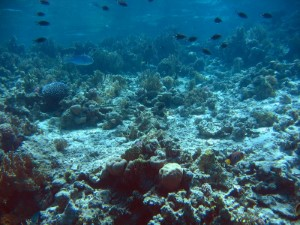
%> input picture gui/Coral.jpg, 300 x 225 px
$ octave --eval "result = canny(imread('Coral.jpg'));"   (GNU Octave 9; MATLAB toolbox functions it lacks are replaced by stand-ins)
%> lines starting %> are read from the running program, lines starting %| are printed output that depends on the picture; in (x1, y1, x2, y2) boxes, pixels count from 0 and x2, y2 are one past the last pixel; in counts of white or black regions, pixels touching at a corner belong together; the program's own positions count from 1

function [m]= canny(image)
m=rgb2gray(image);
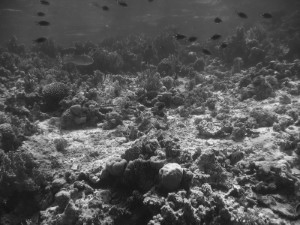
%> m: size 225x300 uint8; min 12, max 239, mean 83.8
m=im2double(m);
%> m: size 225x300 double
m=edge(m,'canny');
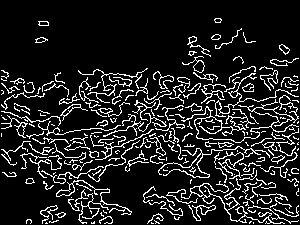
%> m: size 225x300 logical; 13.1% white in thin lines or dots

$ run again, on gui/Sunset.jpg
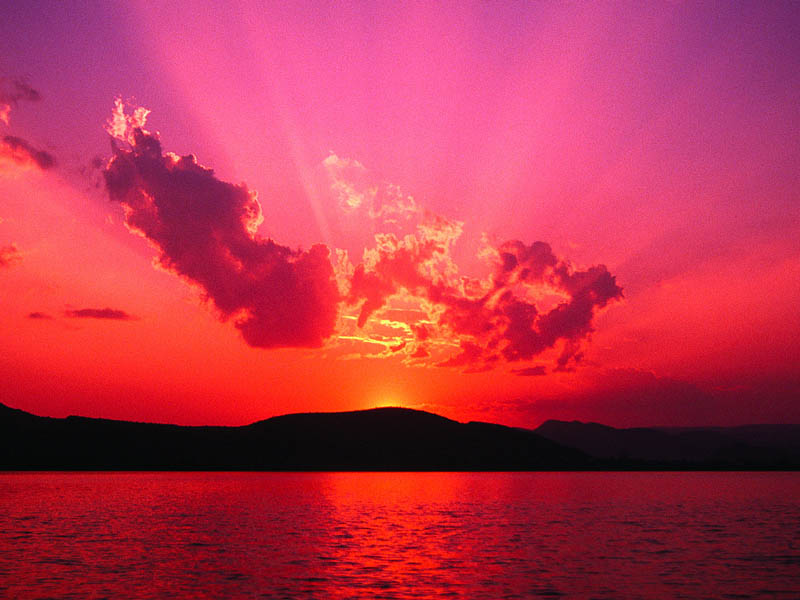
%> input picture gui/Sunset.jpg, 800 x 600 px
%> in canny, `m=rgb2gray(image);`:
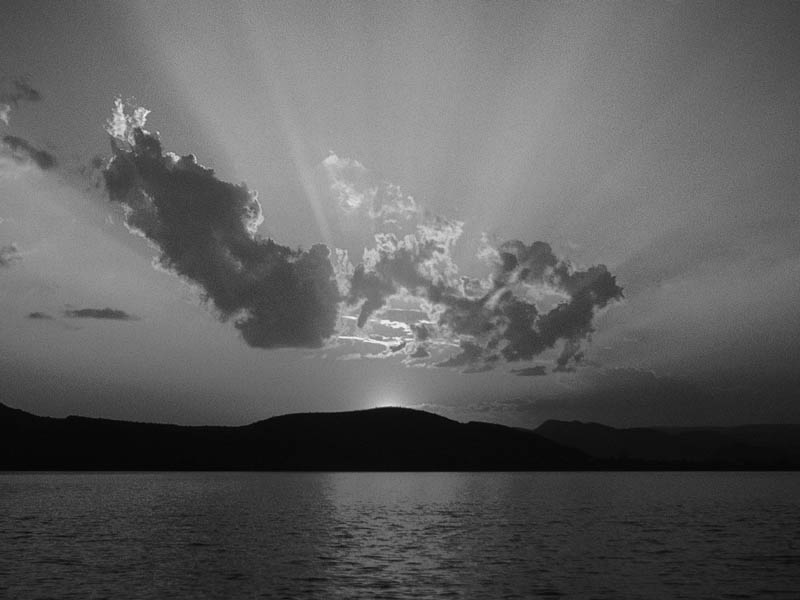
%> m: size 600x800 uint8; min 3, max 249, mean 94.3
%> in canny, `m=edge(m,'canny');`:
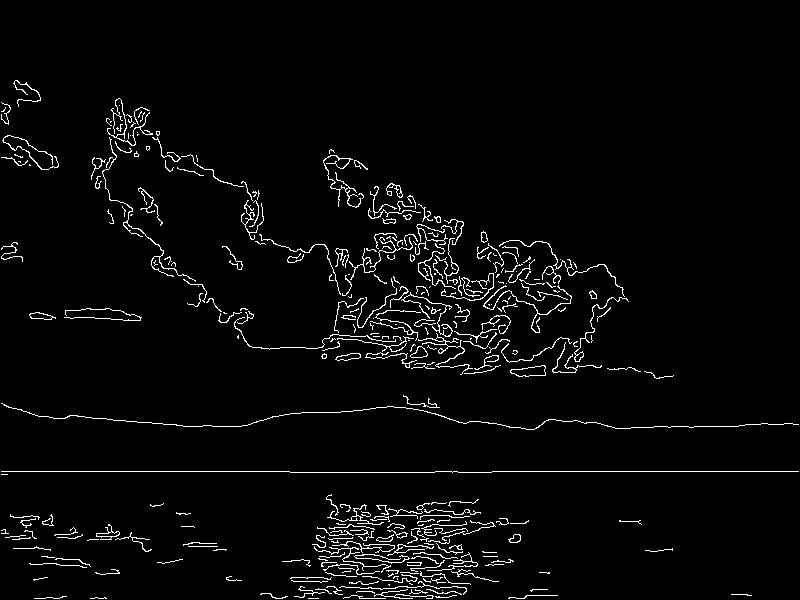
%> m: size 600x800 logical; 3.2% white in thin lines or dots, all inside (x1, y1, x2, y2) = (1, 80, 799, 599)

$ run again, on gui/Whale.jpg
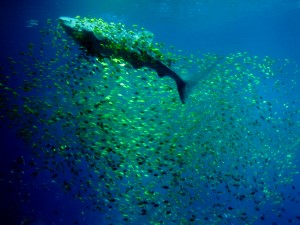
%> input picture gui/Whale.jpg, 300 x 225 px
%> in canny, `m=rgb2gray(image);`:
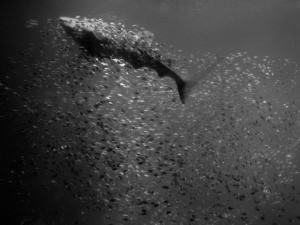
%> m: size 225x300 uint8; min 1, max 240, mean 64
%> in canny, `m=edge(m,'canny');`:
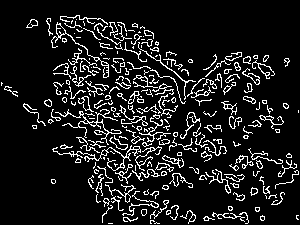
%> m: size 225x300 logical; 11.1% white in thin lines or dots
